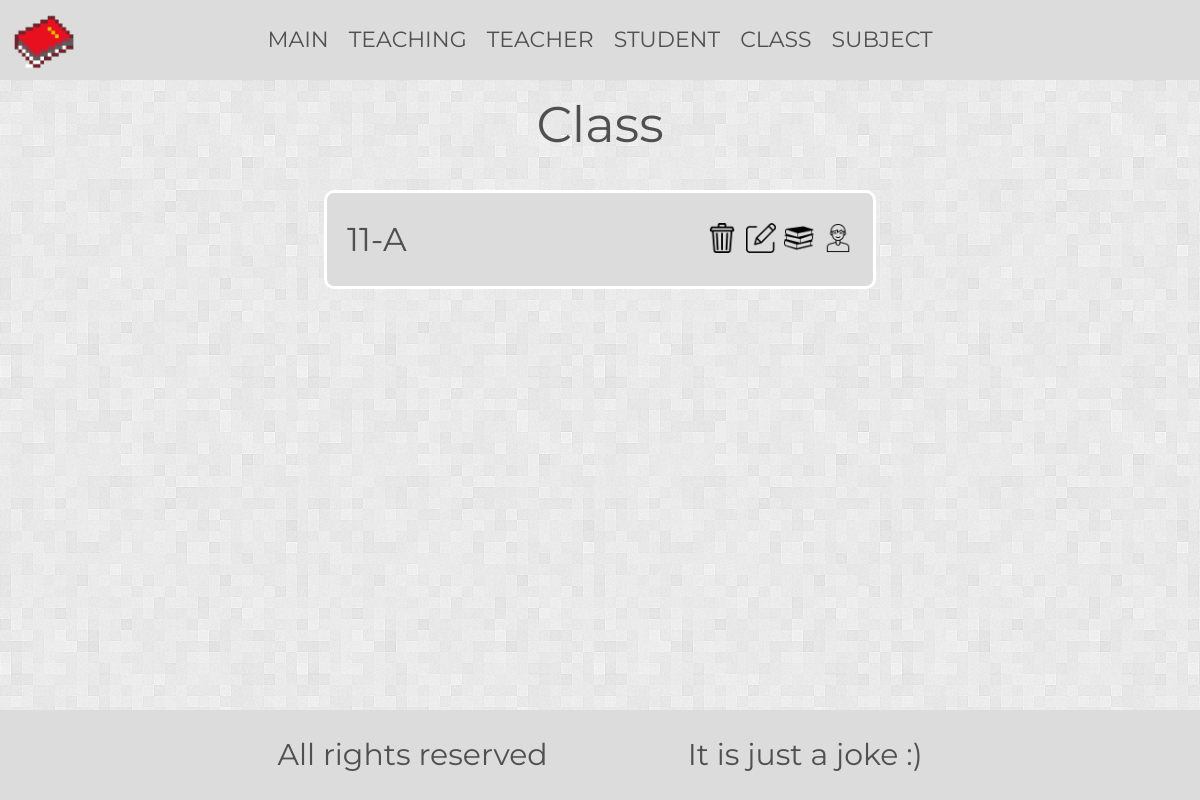
The page /show_group/1 on the database as committed earlier.
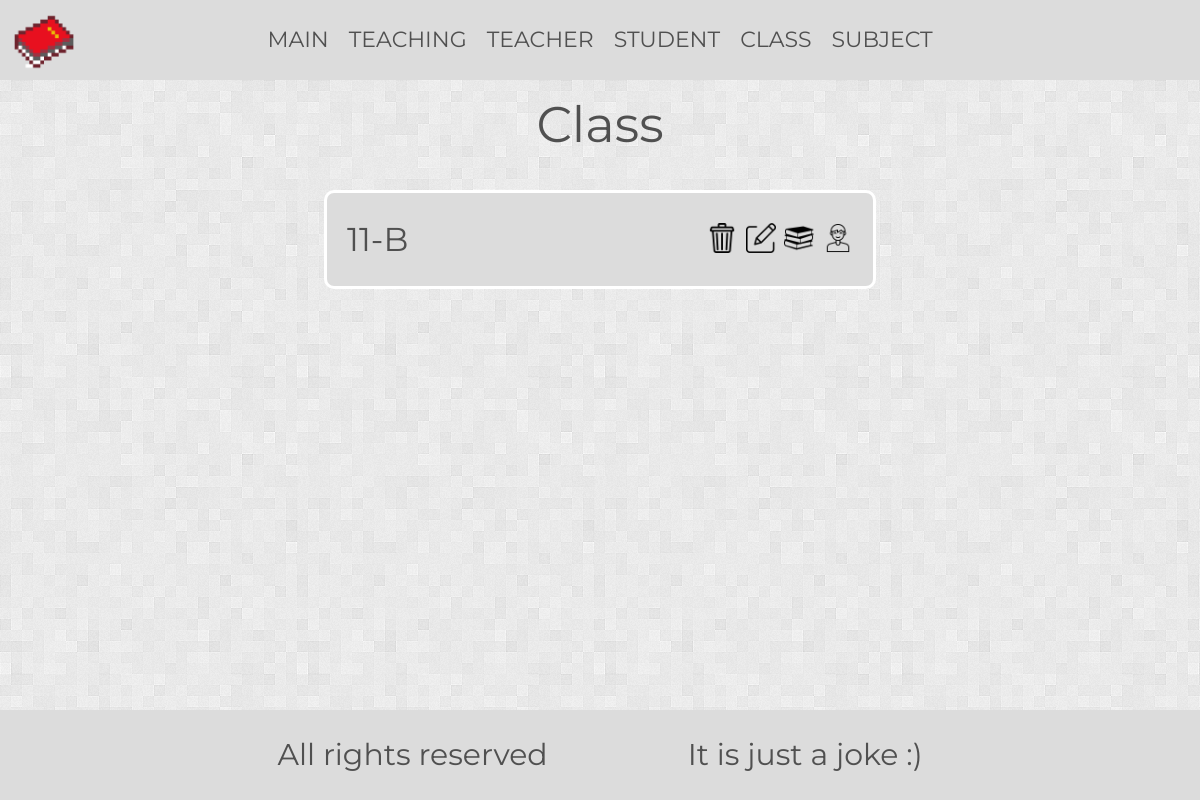
The same page on the database as committed later.
### school_data/models.py (models this page shows)
class Group(db.Model):
    id = db.Column(db.Integer, primary_key=True)
    name = db.Column(db.String(4), nullable=False, unique=True)
    students = db.relationship('Student', backref='group')
    teachingS = db.relationship('Teaching', back_populates='group')
    def __repr__(self):
        return f"{self.name}"

### school_data/classes/routes.py (the view)
@groups.route('/show_group/<int:id>', methods=["GET"])
def show_group(id):
    group = Group.query.get_or_404(id)
    return render_template('groupInfo.html', group=group)

### school_data/classes/routes.py (called while the page is built)
@groups.after_request
def save_response(response):
    return url_history_util.save_response(response)

### school_data/utils/url_history_util.py (called while the page is built)
def save_response(response):
    if request.method == 'POST':
        return response
    if request.endpoint == 'static':
        return response
    history = session.get('history', [])
    if history:
        if (history[-1][0] == request.endpoint and
                history[-1][1] == request.view_args):
            return response
    history.append([
        request.endpoint,
        request.view_args,
        response.status_code
    ])
    session['history'] = history[-5:]
    return response

### school_data/templates/groupInfo.html (shortened to what this page needs)
{% extends 'base.html'%}
{% block content%}
    <div>
        <h1 class="h1">Class</h1>
        <div class="groups__frame">
            <div class="group__info__box">
                <div>
                    {{ group }}
                </div>
                <div>
                    <a href={{url_for('groups.delete_group', id=group.id )}}>
                        <img class="delete__thing" src={{url_for('static', filename='img/trash.png' )}}>
                    </a>
                    <a href={{url_for('groups.edit_group', id=group.id )}}>
                        <img class="edit__pencil" src={{url_for('static', filename='img/edit_pencil.png' )}}>
                    </a>
                    <a href={{url_for('teachingS.show_by_group', id=group.id)}}>
                        <img class="edit__pencil" src={{url_for('static', filename='img/book.png' )}}>
                    </a>
                    <a href={{url_for('students.show_students', group_id=group.id )}}>
                        <img class="edit__pencil" src={{url_for('static', filename='img/human.png' )}}>
                    </a>
                </div>
            </div>
        </div>
    </div>
{% endblock %}

Rows that differ between the two databases and show on the page:
changed Group: name "11-A" → "11-B"
